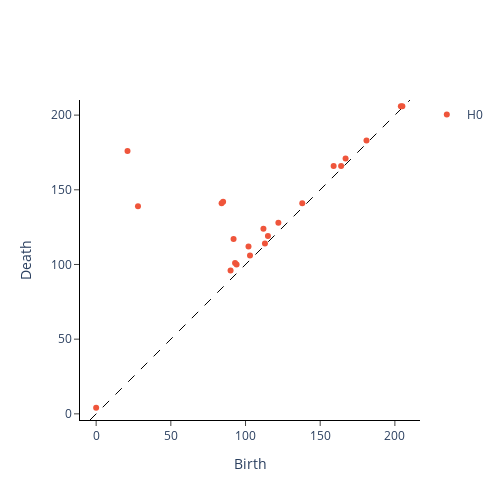
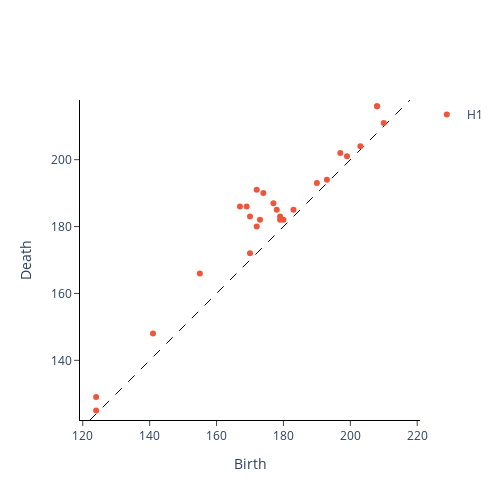
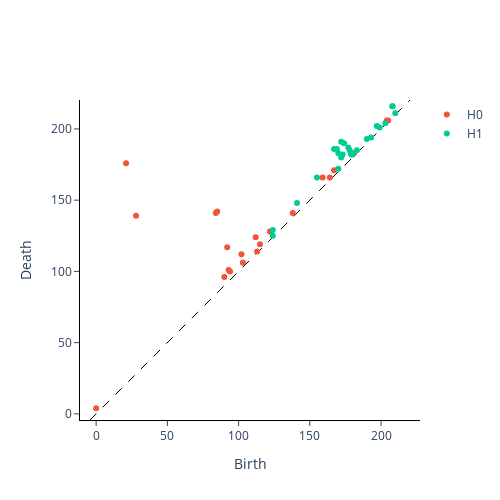
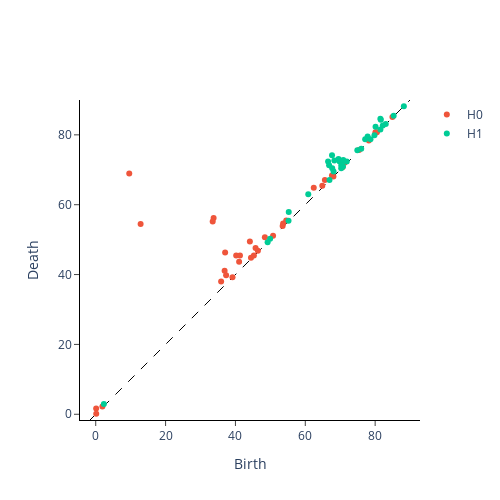

Notebook cell for these charts, in order:
### Code cell
fig1 = plot_diagram(diagram0_train[0]) 
fig1.show()

fig2 = plot_diagram(diagram1_train[0])
fig2.show()

fig3 = plot_diagram(diagrams_train[0])
fig3.show()

fig4 = plot_diagram(diagram_sample[0])
fig4.show()
